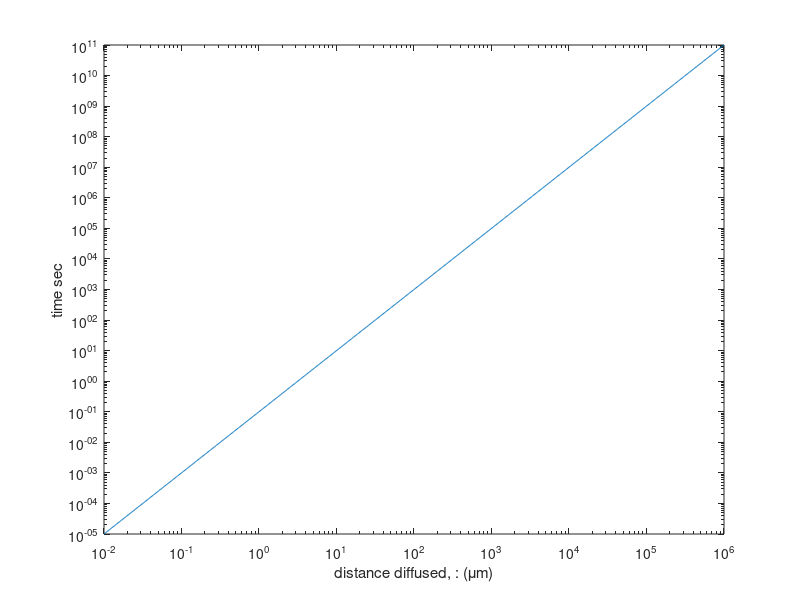
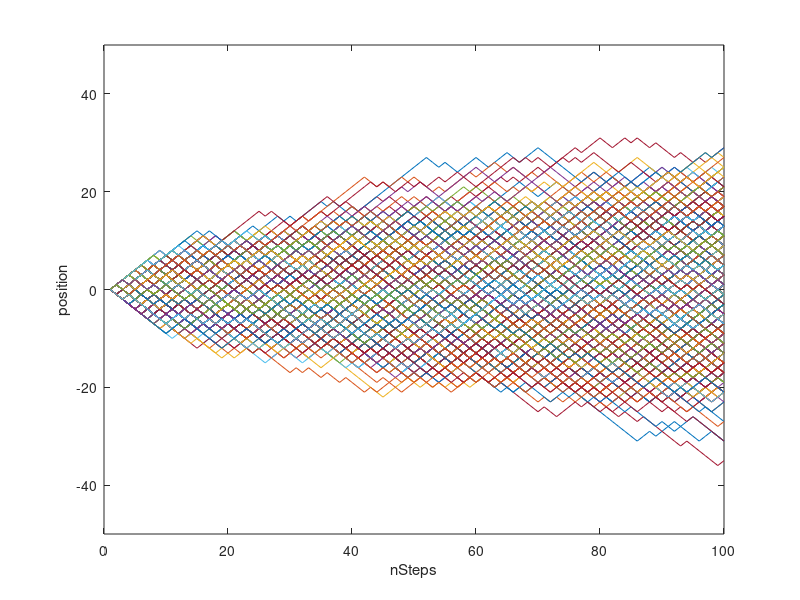
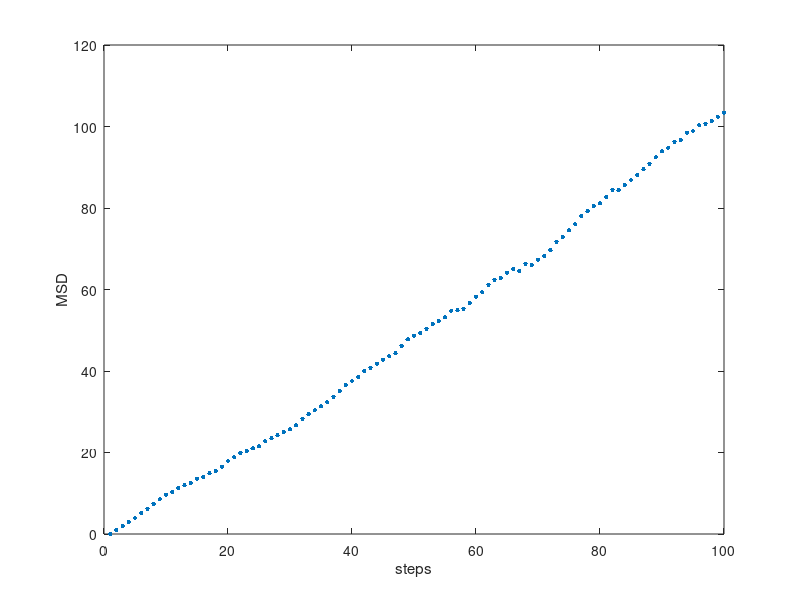

The MATLAB source for these figures, in order:
% day 2 log log plot of time (t) versus distance diffused (L)

clear variables
close all

D = 10; %diffusion coefficient in um^2 / sec (typical protein)

L = logspace(-2,6,1000); %micron (um) 1000 poinits from 10^-2 - 10^6

%solve for time to diffuse
%time = L^2/ D
t=L.^2/D;

figure;
loglog(L,t);
xlabel('distance diffused, : (\mum)')
ylabel('time sec')

%% diffusion by coin flips

% simulate a random walk (diffusion) by coin flips
% look at many tradjectories and statistically averages


nSteps = 100; %number of steps
time=1:nSteps;
pos = zeros(nSteps,1); %vector of positions

pos(1) = 0; % starting position
trials = 1000;
posMat = zeros(trials, nSteps);

for j = 1:trials %particles to random walk
    
    for i=2:nSteps %steps per particle
        
        coin=rand; %p
        
        if coin >0.5
            posMat(j,i) = posMat(j,i-1) + 1; % step particle at timestep
        else
            posMat(j,i) = posMat(j,i-1) - 1;
            
        end
        
    end

end
figure;
plot(time,posMat')
xlabel('nSteps')
ylabel('position')
ylim([-nSteps/2, nSteps/2])


posSquare =posMat.^2; % square each element
MSD = mean(posSquare,1);
figure;
plot(time, MSD, '.', 'MarkerSize',10)
xlabel('steps')
ylabel('MSD')